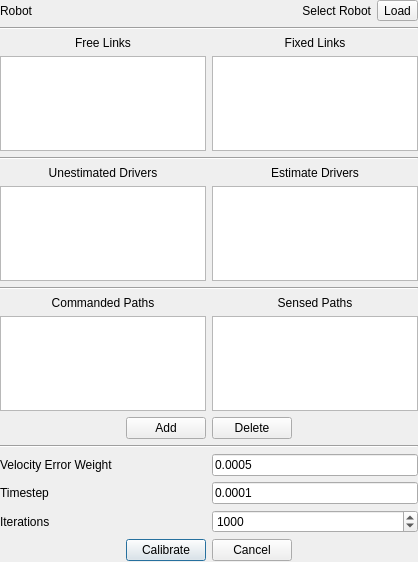
<?xml version="1.0" encoding="UTF-8"?>
<ui version="4.0">
 <class>Dialog</class>
 <widget class="QDialog" name="Dialog">
  <property name="geometry">
   <rect>
    <x>0</x>
    <y>0</y>
    <width>418</width>
    <height>562</height>
   </rect>
  </property>
  <property name="windowTitle">
   <string>Motor Calibrate</string>
  </property>
  <widget class="QWidget" name="formLayoutWidget">
   <property name="geometry">
    <rect>
     <x>0</x>
     <y>0</y>
     <width>418</width>
     <height>561</height>
    </rect>
   </property>
   <layout class="QGridLayout" name="gridLayout">
    <item row="11" column="0">
     <widget class="QListWidget" name="list_commanded"/>
    </item>
    <item row="7" column="1" colspan="2">
     <widget class="QListWidget" name="list_estimated">
      <property name="dragDropMode">
       <enum>QAbstractItemView::DragDrop</enum>
      </property>
      <property name="defaultDropAction">
       <enum>Qt::MoveAction</enum>
      </property>
     </widget>
    </item>
    <item row="9" column="1" colspan="2">
     <widget class="QLabel" name="label_3">
      <property name="text">
       <string>Sensed Paths</string>
      </property>
      <property name="alignment">
       <set>Qt::AlignCenter</set>
      </property>
     </widget>
    </item>
    <item row="13" column="0" colspan="3">
     <widget class="Line" name="line_4">
      <property name="orientation">
       <enum>Qt::Horizontal</enum>
      </property>
     </widget>
    </item>
    <item row="6" column="1" colspan="2">
     <widget class="QLabel" name="label_6">
      <property name="text">
       <string>Estimate Drivers</string>
      </property>
      <property name="alignment">
       <set>Qt::AlignCenter</set>
      </property>
     </widget>
    </item>
    <item row="7" column="0">
     <widget class="QListWidget" name="list_drivers">
      <property name="dragDropMode">
       <enum>QAbstractItemView::DragDrop</enum>
      </property>
      <property name="defaultDropAction">
       <enum>Qt::MoveAction</enum>
      </property>
     </widget>
    </item>
    <item row="3" column="1" colspan="2">
     <widget class="QListWidget" name="list_fixed">
      <property name="dragDropMode">
       <enum>QAbstractItemView::DragDrop</enum>
      </property>
      <property name="defaultDropAction">
       <enum>Qt::MoveAction</enum>
      </property>
     </widget>
    </item>
    <item row="6" column="0">
     <widget class="QLabel" name="label_7">
      <property name="text">
       <string>Unestimated Drivers</string>
      </property>
      <property name="alignment">
       <set>Qt::AlignCenter</set>
      </property>
     </widget>
    </item>
    <item row="2" column="1" colspan="2">
     <widget class="QLabel" name="label_4">
      <property name="text">
       <string>Fixed Links</string>
      </property>
      <property name="alignment">
       <set>Qt::AlignCenter</set>
      </property>
     </widget>
    </item>
    <item row="0" column="2">
     <widget class="QToolButton" name="toolButton">
      <property name="text">
       <string>Load</string>
      </property>
     </widget>
    </item>
    <item row="14" column="0">
     <widget class="QLabel" name="label_2">
      <property name="text">
       <string>Velocity Error Weight</string>
      </property>
     </widget>
    </item>
    <item row="0" column="0">
     <widget class="QLabel" name="Robot">
      <property name="text">
       <string>Robot</string>
      </property>
     </widget>
    </item>
    <item row="9" column="0">
     <widget class="QLabel" name="label">
      <property name="text">
       <string>Commanded Paths</string>
      </property>
      <property name="alignment">
       <set>Qt::AlignCenter</set>
      </property>
     </widget>
    </item>
    <item row="2" column="0">
     <widget class="QLabel" name="label_5">
      <property name="text">
       <string>Free Links</string>
      </property>
      <property name="alignment">
       <set>Qt::AlignCenter</set>
      </property>
     </widget>
    </item>
    <item row="0" column="1">
     <widget class="QLabel" name="lbl_robot">
      <property name="text">
       <string>Select Robot</string>
      </property>
      <property name="alignment">
       <set>Qt::AlignRight|Qt::AlignTrailing|Qt::AlignVCenter</set>
      </property>
     </widget>
    </item>
    <item row="17" column="0" colspan="3">
     <layout class="QHBoxLayout" name="horizontalLayout_2">
      <item>
       <spacer name="horizontalSpacer">
        <property name="orientation">
         <enum>Qt::Horizontal</enum>
        </property>
        <property name="sizeHint" stdset="0">
         <size>
          <width>40</width>
          <height>20</height>
         </size>
        </property>
       </spacer>
      </item>
      <item>
       <widget class="QPushButton" name="pushButton">
        <property name="text">
         <string>Calibrate</string>
        </property>
       </widget>
      </item>
      <item>
       <widget class="QPushButton" name="pushButton_2">
        <property name="text">
         <string>Cancel</string>
        </property>
       </widget>
      </item>
      <item>
       <spacer name="horizontalSpacer_2">
        <property name="orientation">
         <enum>Qt::Horizontal</enum>
        </property>
        <property name="sizeHint" stdset="0">
         <size>
          <width>40</width>
          <height>20</height>
         </size>
        </property>
       </spacer>
      </item>
     </layout>
    </item>
    <item row="11" column="1" colspan="2">
     <widget class="QListWidget" name="list_sensed"/>
    </item>
    <item row="4" column="0" colspan="3">
     <widget class="Line" name="line_2">
      <property name="orientation">
       <enum>Qt::Horizontal</enum>
      </property>
     </widget>
    </item>
    <item row="1" column="0" colspan="3">
     <widget class="Line" name="line">
      <property name="orientation">
       <enum>Qt::Horizontal</enum>
      </property>
     </widget>
    </item>
    <item row="3" column="0">
     <widget class="QListWidget" name="list_free">
      <property name="dragDropMode">
       <enum>QAbstractItemView::DragDrop</enum>
      </property>
      <property name="defaultDropAction">
       <enum>Qt::MoveAction</enum>
      </property>
     </widget>
    </item>
    <item row="8" column="0" colspan="3">
     <widget class="Line" name="line_3">
      <property name="orientation">
       <enum>Qt::Horizontal</enum>
      </property>
     </widget>
    </item>
    <item row="15" column="0">
     <widget class="QLabel" name="label_9">
      <property name="text">
       <string>Timestep</string>
      </property>
     </widget>
    </item>
    <item row="14" column="1" colspan="2">
     <widget class="QLineEdit" name="line_error">
      <property name="text">
       <string>0.0005</string>
      </property>
     </widget>
    </item>
    <item row="16" column="0">
     <widget class="QLabel" name="label_8">
      <property name="text">
       <string>Iterations</string>
      </property>
     </widget>
    </item>
    <item row="16" column="1" colspan="2">
     <widget class="QSpinBox" name="spn_numiters">
      <property name="maximum">
       <number>99999</number>
      </property>
      <property name="value">
       <number>1000</number>
      </property>
     </widget>
    </item>
    <item row="15" column="1" colspan="2">
     <widget class="QLineEdit" name="line_dt">
      <property name="text">
       <string>0.0001</string>
      </property>
     </widget>
    </item>
    <item row="12" column="0" colspan="3">
     <layout class="QHBoxLayout" name="horizontalLayout_3">
      <item>
       <spacer name="horizontalSpacer_3">
        <property name="orientation">
         <enum>Qt::Horizontal</enum>
        </property>
        <property name="sizeHint" stdset="0">
         <size>
          <width>40</width>
          <height>20</height>
         </size>
        </property>
       </spacer>
      </item>
      <item>
       <widget class="QPushButton" name="pushButton_4">
        <property name="text">
         <string>Add</string>
        </property>
       </widget>
      </item>
      <item>
       <widget class="QPushButton" name="pushButton_3">
        <property name="text">
         <string>Delete</string>
        </property>
       </widget>
      </item>
      <item>
       <spacer name="horizontalSpacer_4">
        <property name="orientation">
         <enum>Qt::Horizontal</enum>
        </property>
        <property name="sizeHint" stdset="0">
         <size>
          <width>40</width>
          <height>20</height>
         </size>
        </property>
       </spacer>
      </item>
     </layout>
    </item>
   </layout>
  </widget>
 </widget>
 <resources/>
 <connections>
  <connection>
   <sender>toolButton</sender>
   <signal>clicked()</signal>
   <receiver>Dialog</receiver>
   <slot>LoadRobot()</slot>
   <hints>
    <hint type="sourcelabel">
     <x>416</x>
     <y>23</y>
    </hint>
    <hint type="destinationlabel">
     <x>321</x>
     <y>35</y>
    </hint>
   </hints>
  </connection>
  <connection>
   <sender>pushButton_4</sender>
   <signal>clicked()</signal>
   <receiver>Dialog</receiver>
   <slot>AddPaths()</slot>
   <hints>
    <hint type="sourcelabel">
     <x>145</x>
     <y>313</y>
    </hint>
    <hint type="destinationlabel">
     <x>75</x>
     <y>354</y>
    </hint>
   </hints>
  </connection>
  <connection>
   <sender>pushButton_3</sender>
   <signal>clicked()</signal>
   <receiver>Dialog</receiver>
   <slot>DeletePaths()</slot>
   <hints>
    <hint type="sourcelabel">
     <x>258</x>
     <y>305</y>
    </hint>
    <hint type="destinationlabel">
     <x>360</x>
     <y>355</y>
    </hint>
   </hints>
  </connection>
  <connection>
   <sender>pushButton</sender>
   <signal>clicked()</signal>
   <receiver>Dialog</receiver>
   <slot>DoCalibrate()</slot>
   <hints>
    <hint type="sourcelabel">
     <x>137</x>
     <y>543</y>
    </hint>
    <hint type="destinationlabel">
     <x>54</x>
     <y>540</y>
    </hint>
   </hints>
  </connection>
  <connection>
   <sender>pushButton_2</sender>
   <signal>clicked()</signal>
   <receiver>Dialog</receiver>
   <slot>close()</slot>
   <hints>
    <hint type="sourcelabel">
     <x>276</x>
     <y>537</y>
    </hint>
    <hint type="destinationlabel">
     <x>329</x>
     <y>545</y>
    </hint>
   </hints>
  </connection>
  <connection>
   <sender>list_commanded</sender>
   <signal>currentRowChanged(int)</signal>
   <receiver>Dialog</receiver>
   <slot>SetPathIndex(int)</slot>
   <hints>
    <hint type="sourcelabel">
     <x>53</x>
     <y>373</y>
    </hint>
    <hint type="destinationlabel">
     <x>-4</x>
     <y>437</y>
    </hint>
   </hints>
  </connection>
  <connection>
   <sender>list_sensed</sender>
   <signal>currentRowChanged(int)</signal>
   <receiver>Dialog</receiver>
   <slot>SetPathIndex(int)</slot>
   <hints>
    <hint type="sourcelabel">
     <x>352</x>
     <y>403</y>
    </hint>
    <hint type="destinationlabel">
     <x>383</x>
     <y>487</y>
    </hint>
   </hints>
  </connection>
 </connections>
 <slots>
  <slot>LoadRobot()</slot>
  <slot>AddPaths()</slot>
  <slot>DeletePaths()</slot>
  <slot>DoCalibrate()</slot>
  <slot>SetPathIndex(int)</slot>
 </slots>
</ui>
